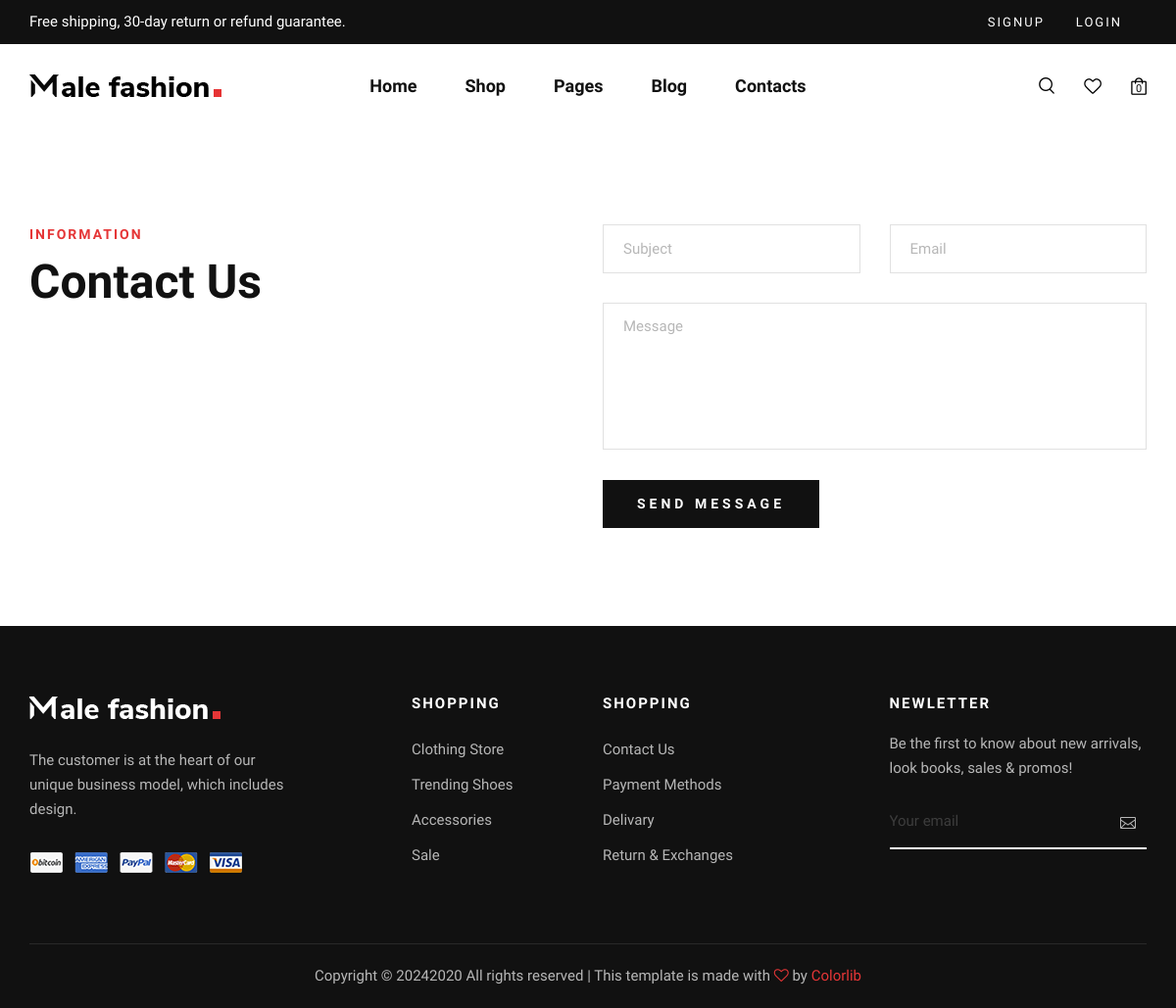
Page /contact/ on the earlier database version.
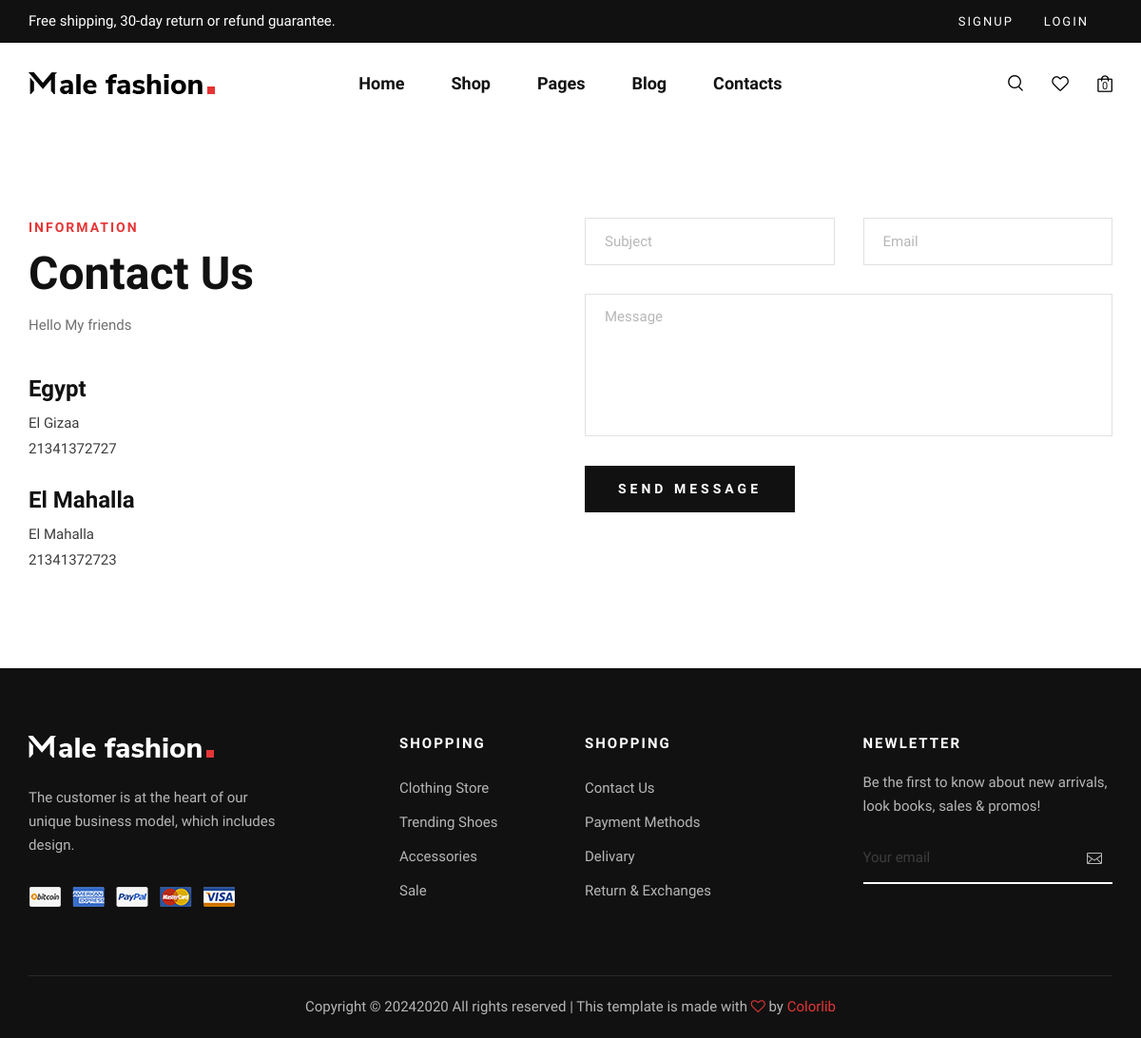
Same page on the later database version.
### contact/models.py (models this page shows, shortened)
class Contact(models.Model):
    CONdescription=models.TextField(max_length=200,verbose_name=_("description"),blank=True, null=True)
    CONcountry1=models.CharField(max_length=100,verbose_name=_("country 1"), blank=True, null=True)
    CONaddress1=models.CharField(max_length=100,verbose_name=_("address 1"), blank=True, null=True)
    CONphone_number1=models.CharField(max_length=15,verbose_name=_("phone number1"),blank=True, null=True)
    CONcountry2=models.CharField(max_length=100,verbose_name=_("country 2"), blank=True, null=True)
    CONaddress2=models.CharField(max_length=100,verbose_name=_("address 2"), blank=True, null=True)
    CONphone_number2=models.CharField(max_length=15,verbose_name=_("phone number2"),blank=True, null=True)
    class Meta:
        verbose_name = 'Contact'
        verbose_name_plural = 'Contact US'

### contact/views.py (the view, shortened to what this page needs)
# urls.py: path('contact/',views.contact,name="contact")
def contact(request):
    contact=Contact.objects.first()
    context={
        'contact':contact,
    }
    return render(request,'contact/contact.html',context)

### cart/cart.py (called while the page is built)
    def __len__(self):
        return len(self.cart)

### cart/context_processors.py (called while the page is built)
def cart(request):
    return{'cart':Cart(request)}

### templates/contact/contact.html (shortened to what this page needs)
{% extends 'base.html' %}
{% block content %}
    <section class="contact spad">
        <div class="container">
            <div class="row">
                <div class="col-lg-6 col-md-6">
                    <div class="contact__text">
                        <div class="section-title">
                            <span>Information</span>
                            <h2>Contact Us</h2>
                            <p>{{contact.CONdescription}}
                                </p>
                        </div>
                        <ul>
                            <li>
                                <h4>{{contact.CONcountry1}}</h4>
                                <p>{{contact.CONaddress1}}<br />{{contact.CONphone_number1}}</p>
                            </li>
                            <li>
                                <h4>{{contact.CONcountry2}}</h4>
                                <p> {{contact.CONaddress2}}<br />{{contact.CONphone_number2}}</p>
                            </li>
                        </ul>
                    </div>
                </div>
                <div class="col-lg-6 col-md-6">
                    <div class="contact__form">
                        <form method="POST">
                            <div class="row">
                                <div class="col-lg-6">
                                    <input type="text" placeholder="Subject" name="subject">
                                </div>
                                <div class="col-lg-6">
                                    <input type="email" placeholder="Email" name="email">
                                </div>
                                <div class="col-lg-12">
                                    <textarea placeholder="Message" name="message"></textarea>
                                    <button type="submit" class="site-btn">Send Message</button>
                                </div>
                            </div>
                        </form>
                    </div>
                </div>
            </div>
        </div>
    </section>
{% endblock content %}

### templates/base.html (shortened to what this page needs)
{% load static %}
<!DOCTYPE html>
<html lang="zxx">
<head>
    <link rel="stylesheet" href="{%static 'css/bootstrap.min.css' %}" type="text/css">
    <link rel="stylesheet" href="{%static 'css/font-awesome.min.css' %}" type="text/css">
    <link rel="stylesheet" href="{%static 'css/elegant-icons.css' %}" type="text/css">
    <link rel="stylesheet" href="{%static 'css/magnific-popup.css' %}" type="text/css">
    <link rel="stylesheet" href="{%static 'css/nice-select.css' %}" type="text/css">
    <link rel="stylesheet" href="{%static 'css/owl.carousel.min.css' %}" type="text/css">
    <link rel="stylesheet" href="{%static 'css/slicknav.min.css' %}" type="text/css">
    <link rel="stylesheet" href="{%static 'css/style.css' %}" type="text/css">
</head>
{% include 'parts/navbar.html' %}
{% block content %}
{% endblock content %}
{% include 'parts/footer.html' %}
</body>
</html>

### templates/parts/navbar.html (shortened to what this page needs)
{% load static %}
<body>
    <header class="header">
        <div class="header__top">
            <div class="container">
                <div class="row">
                    <div class="col-lg-6 col-md-7">
                        <div class="header__top__left">
                            <p>Free shipping, 30-day return or refund guarantee.</p>
                        </div>
                    </div>
                    {% if request.user.is_authenticated %}
                    <div class="col-lg-6 col-md-5">
                        <div class="header__top__right">
                            <div class="header__top__links">
                                <a href="{% url 'pages:logout' %}">Logout</a>
                            </div>
                        </div>
                    </div>
                    {% else %}
                    <div class="col-lg-6 col-md-5">
                        <div class="header__top__right">
                            <div class="header__top__links">
                                <a href="{%url 'pages:signup'%}">SignUp</a>
                                <a href="{% url 'pages:login' %}">Login</a>
                            </div>
                        </div>
                    </div>
                    {% endif %}
                </div>
            </div>
        </div>
        <div class="container">
            <div class="row">
                <div class="col-lg-3 col-md-3">
                    <div class="header__logo">
                        <a href="{% url 'pages:index' %}"><img src="{%static 'img/logo.png' %}" alt=""></a>
                    </div>
                </div>
                <div class="col-lg-6 col-md-6">
                    <nav class="header__menu mobile-menu">
                        <ul>
                            <li ><a href="{% url 'pages:index' %}">Home</a></li>
                            <li ><a href="{% url 'pages:product_list' %}">Shop</a></li>
                            <li><a href="">Pages</a>
                            </li>
                            <li><a href="{% url 'blog_list:blog_list' %}">Blog</a></li>
                            <li><a href="{% url 'contact' %}">Contacts</a></li>
                        </ul>
                    </nav>
                </div>
                <div class="col-lg-3 col-md-3">
                    <div class="header__nav__option">
                        <a href="#" class="search-switch"><img src="{%static 'img/icon/search.png' %}" alt=""></a>
                        <a href="#"><img src="{%static 'img/icon/heart.png' %}" alt=""></a>
                        <a href="{%url 'cart_summary'%}"><img src="{%static 'img/icon/cart.png' %}" alt="" > <span id="cart_quantity">{{ cart|length }}
                        </span></a>
                    </div>
                </div>
            </div>
        </div>
    </header>

### templates/parts/footer.html (shortened to what this page needs)
    <footer class="footer">
        <div class="container">
            <div class="row">
                <div class="col-lg-3 col-md-6 col-sm-6">
                    <div class="footer__about">
                        <div class="footer__logo">
                            <a href="#"><img src="img/footer-logo.png" alt=""></a>
                        </div>
                        <p>The customer is at the heart of our unique business model, which includes design.</p>
                        <a href="#"><img src="img/payment.png" alt=""></a>
                    </div>
                </div>
                <div class="col-lg-2 offset-lg-1 col-md-3 col-sm-6">
                    <div class="footer__widget">
                        <h6>Shopping</h6>
                        <ul>
                            <li><a href="#">Clothing Store</a></li>
                            <li><a href="#">Trending Shoes</a></li>
                            <li><a href="#">Accessories</a></li>
                            <li><a href="#">Sale</a></li>
                        </ul>
                    </div>
                </div>
                <div class="col-lg-2 col-md-3 col-sm-6">
                    <div class="footer__widget">
                        <h6>Shopping</h6>
                        <ul>
                            <li><a href="#">Contact Us</a></li>
                            <li><a href="#">Payment Methods</a></li>
                            <li><a href="#">Delivary</a></li>
                            <li><a href="#">Return & Exchanges</a></li>
                        </ul>
                    </div>
                </div>
                <div class="col-lg-3 offset-lg-1 col-md-6 col-sm-6">
                    <div class="footer__widget">
                        <h6>NewLetter</h6>
                        <div class="footer__newslatter">
                            <p>Be the first to know about new arrivals, look books, sales & promos!</p>
                            <form action="#">
                                <input type="text" placeholder="Your email">
                                <button type="submit"><span class="icon_mail_alt"></span></button>
                            </form>
                        </div>
                    </div>
                </div>
            </div>
            <div class="row">
                <div class="col-lg-12 text-center">
                    <div class="footer__copyright__text">
                        <p>Copyright ©
                            2020
                            All rights reserved | This template is made with <i class="fa fa-heart-o"
                            aria-hidden="true"></i> by <a href="https://colorlib.com" target="_blank">Colorlib</a>
                        </p>
                    </div>
                </div>
            </div>
        </div>
    </footer>

Differences in the rows shown:
added Contact: CONdescription "Hello My friends", CONcountry1 "Egypt", CONaddress1 "El Gizaa", CONphone_number1 "21341372727", CONcountry2 "El Mahalla", CONaddress2 "El Mahalla", CONphone_number2 "21341372723"
